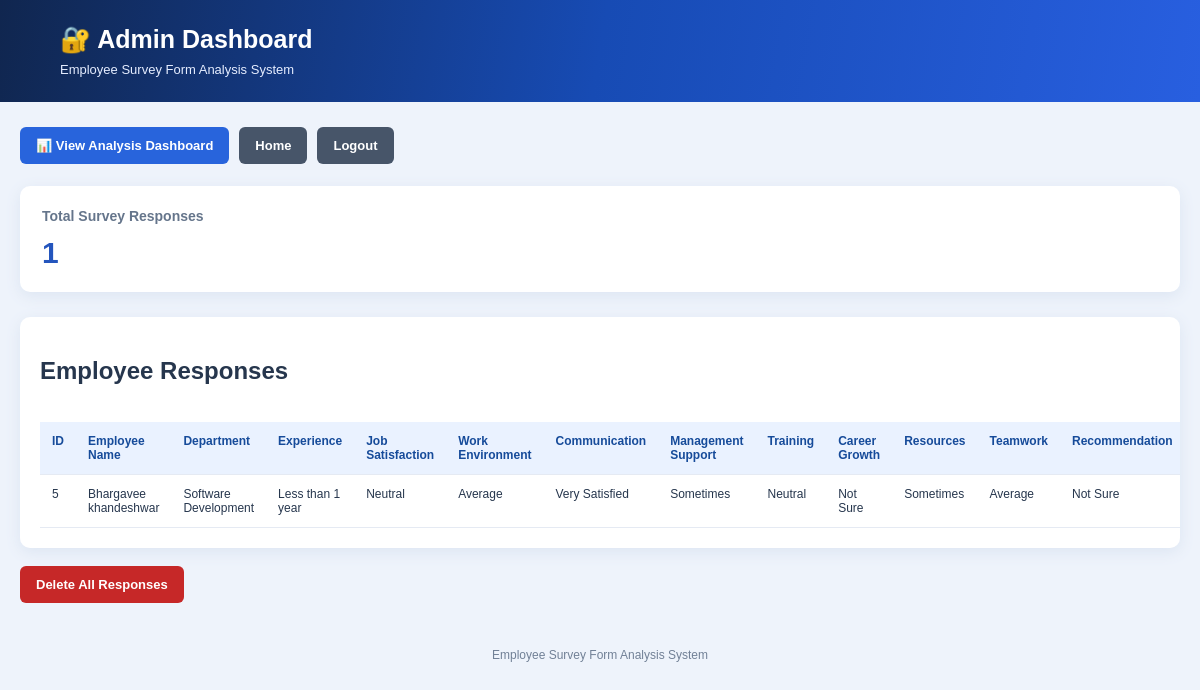
Before: /admin (signed in) with the older database file.
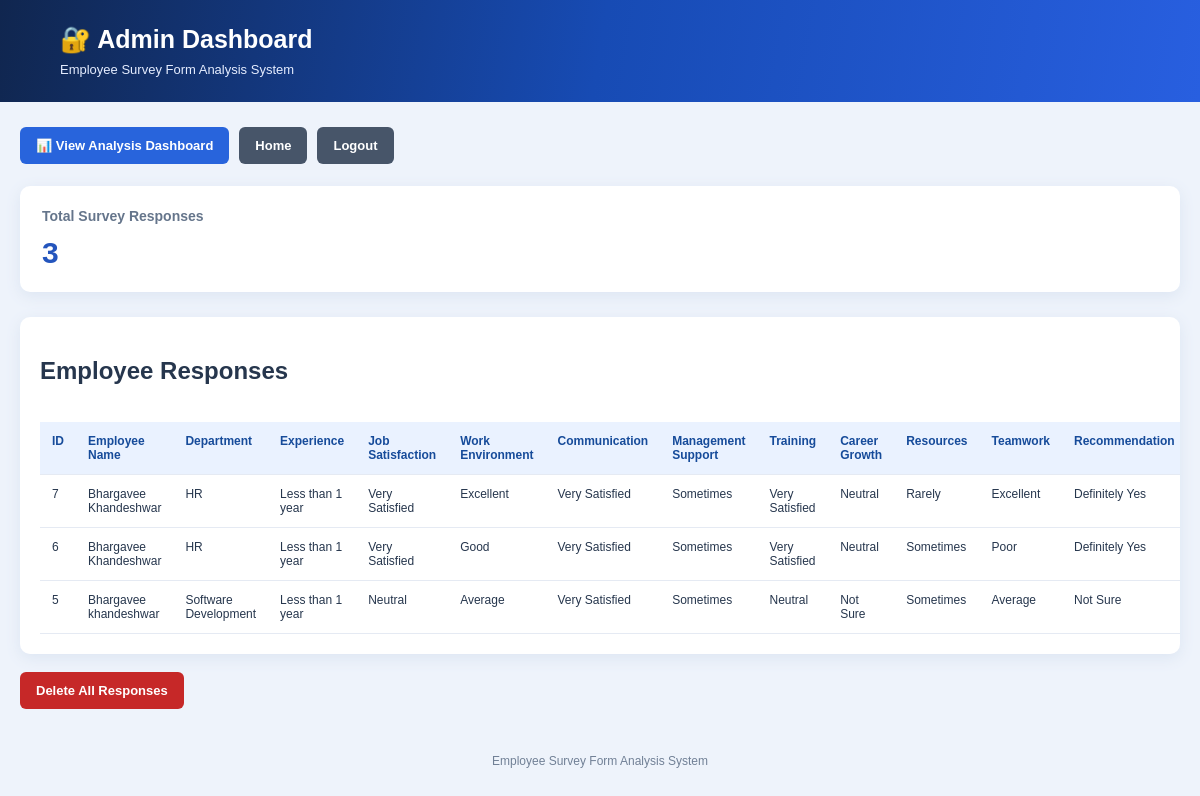
After: the same page with the newer database file.
### tables this page shows
CREATE TABLE responses (
            id INTEGER PRIMARY KEY AUTOINCREMENT,
            company_name TEXT NOT NULL,
            name TEXT NOT NULL,
            department TEXT NOT NULL,
            experience TEXT NOT NULL,
            job_satisfaction TEXT NOT NULL,
            work_environment TEXT NOT NULL,
            communication TEXT NOT NULL,
            management_support TEXT NOT NULL,
            training TEXT NOT NULL,
            career_growth TEXT NOT NULL,
            resources TEXT NOT NULL,
            teamwork TEXT NOT NULL,
            recommend TEXT NOT NULL,
            suggestions TEXT
        , employee_id TEXT NOT NULL DEFAULT '');

### app.py (the view)
@app.route("/admin")
@admin_required
def admin():
    responses = get_all_responses()
    return render_template(
        "admin.html",
        responses=responses,
        total=len(responses)
    )

### app.py (called while the page is built)
def admin_required(function):
    @wraps(function)
    def wrapper(*args, **kwargs):
        if not session.get("admin_logged_in"):
            return redirect(url_for("admin_login"))
        return function(*args, **kwargs)
    return wrapper

### database.py (called while the page is built)
def get_db_connection():
    conn = sqlite3.connect(DATABASE)
    conn.row_factory = sqlite3.Row
    return conn

def get_all_responses():
    conn = get_db_connection()
    try:
        responses = conn.execute("""
            SELECT *
            FROM responses
            ORDER BY id DESC
        """).fetchall()
        return responses
    finally:
        conn.close()

### templates/admin.html (shortened to what this page needs)
<!DOCTYPE html>
<html lang="en">
<head>
</head>
<body>
<div class="header">
    <h1>🔐 Admin Dashboard</h1>
    <p>Employee Survey Form Analysis System</p>
</div>
<div class="container">
    <div class="actions">
        <a href="{{ url_for('analysis') }}" class="button blue">
            📊 View Analysis Dashboard
        </a>
        <a href="{{ url_for('home') }}" class="button grey">
            Home
        </a>
        <form action="{{ url_for('admin_logout') }}" method="POST">
            <button type="submit" class="button grey">
                Logout
            </button>
        </form>
    </div>
    <div class="stat">
        <h2>Total Survey Responses</h2>
        <strong>{{ total }}</strong>
    </div>
    <div class="table-card">
        <h2>Employee Responses</h2>
        <br>
        {% if responses %}
        <table>
            <thead>
                <tr>
                    <th>ID</th>
                    <th>Employee Name</th>
                    <th>Department</th>
                    <th>Experience</th>
                    <th>Job Satisfaction</th>
                    <th>Work Environment</th>
                    <th>Communication</th>
                    <th>Management Support</th>
                    <th>Training</th>
                    <th>Career Growth</th>
                    <th>Resources</th>
                    <th>Teamwork</th>
                    <th>Recommendation</th>
                </tr>
            </thead>
            <tbody>
                {% for r in responses %}
                <tr>
                    <td>{{ r["id"] }}</td>
                    <td>{{ r["name"] }}</td>
                    <td>{{ r["department"] }}</td>
                    <td>{{ r["experience"] }}</td>
                    <td>{{ r["job_satisfaction"] }}</td>
                    <td>{{ r["work_environment"] }}</td>
                    <td>{{ r["communication"] }}</td>
                    <td>{{ r["management_support"] }}</td>
                    <td>{{ r["training"] }}</td>
                    <td>{{ r["career_growth"] }}</td>
                    <td>{{ r["resources"] }}</td>
                    <td>{{ r["teamwork"] }}</td>
                    <td>{{ r["recommend"] }}</td>
                </tr>
                {% endfor %}
            </tbody>
        </table>
        {% else %}
        <p class="empty">
            No employee survey responses have been submitted yet.
        </p>
        {% endif %}
    </div>
    <br>
    <form action="{{ url_for('reset') }}"
          method="POST"
          onsubmit="return confirm('Are you sure you want to delete ALL survey responses? This cannot be undone.');">
        <button type="submit" class="button red">
            Delete All Responses
        </button>
    </form>
</div>
<div class="footer">
    Employee Survey Form Analysis System
</div>
</body>
</html>

### templates/admin.html (style rules this page uses)
* { box-sizing: border-box; }
body { margin: 0; font-family: Arial, sans-serif; background: #eef3fb; color: #26364d; }
.header { background: linear-gradient(100deg, #10264f, #174bb4, #285fe0); color: white; padding: 25px 5%; }
.header h1 { margin: 0 0 8px; font-size: 25px; }
.header p { margin: 0; font-size: 13px; color: #e5edff; }
.container { max-width: 1200px; margin: 25px auto; padding: 0 20px; }
.actions { display: flex; gap: 10px; flex-wrap: wrap; margin-bottom: 22px; }
.button { border: 0; display: inline-block; padding: 11px 16px; border-radius: 6px; text-decoration: none; font-size: 13px; cursor: pointer; font-weight: bold; }
.blue { background: #2864dc; color: white; }
.grey { background: #475569; color: white; }
.red { background: #c62828; color: white; }
.stat { background: white; padding: 22px; border-radius: 10px; box-shadow: 0 4px 15px #dce5f2; margin-bottom: 25px; }
.stat h2 { font-size: 14px; color: #65758b; margin-top: 0; }
.stat strong { font-size: 30px; color: #2455bd; }
.table-card { background: white; padding: 20px; border-radius: 10px; box-shadow: 0 4px 15px #dce5f2; overflow-x: auto; }
table { width: 100%; border-collapse: collapse; font-size: 12px; min-width: 900px; }
th { background: #eaf2ff; color: #164b9a; text-align: left; }
th, td { padding: 12px; border-bottom: 1px solid #e5eaf3; vertical-align: top; }
.footer { text-align: center; padding: 20px; color: #718096; font-size: 12px; }

Changed rows visible on the page:
added responses: id "7", name "Bhargavee Khandeshwar", department "HR", experience "Less than 1 year", job_satisfaction "Very Satisfied", work_environment "Excellent", communication "Very Satisfied", management_support "Sometimes", training "Very Satisfied", career_growth "Neutral", resources "Rarely", teamwork "Excellent", recommend "Definitely Yes"
added responses: id "6", name "Bhargavee Khandeshwar", department "HR", experience "Less than 1 year", job_satisfaction "Very Satisfied", work_environment "Good", communication "Very Satisfied", management_support "Sometimes", training "Very Satisfied", career_growth "Neutral", resources "Sometimes", teamwork "Poor", recommend "Definitely Yes"
Other visible differences:
{{ total }}: "1" → "3"
